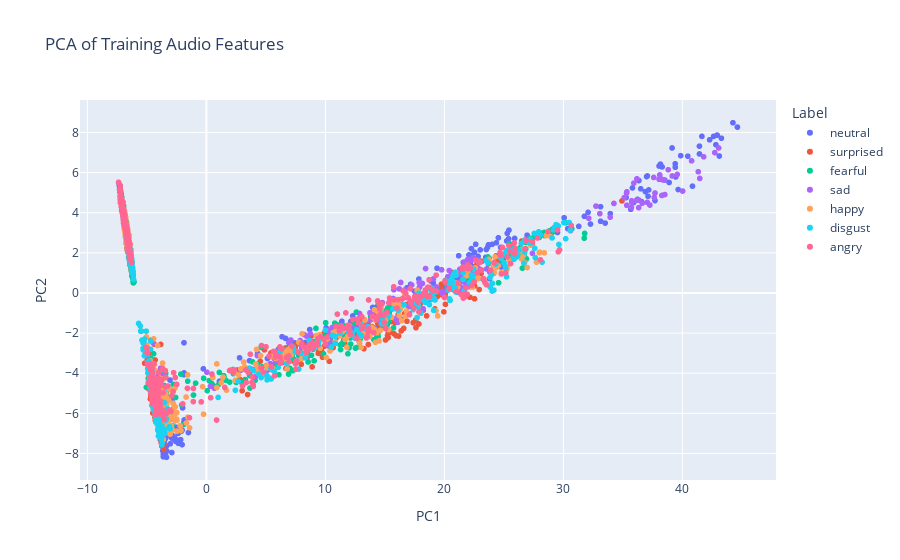
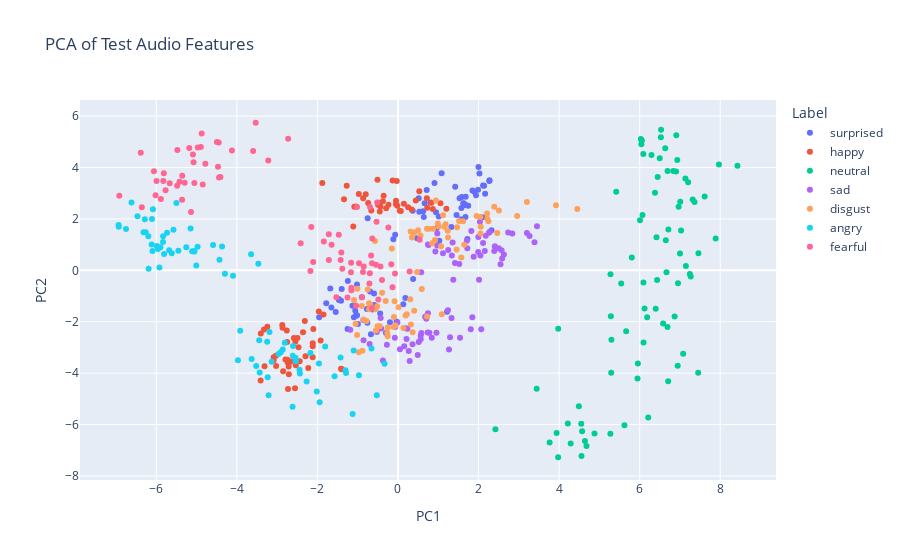
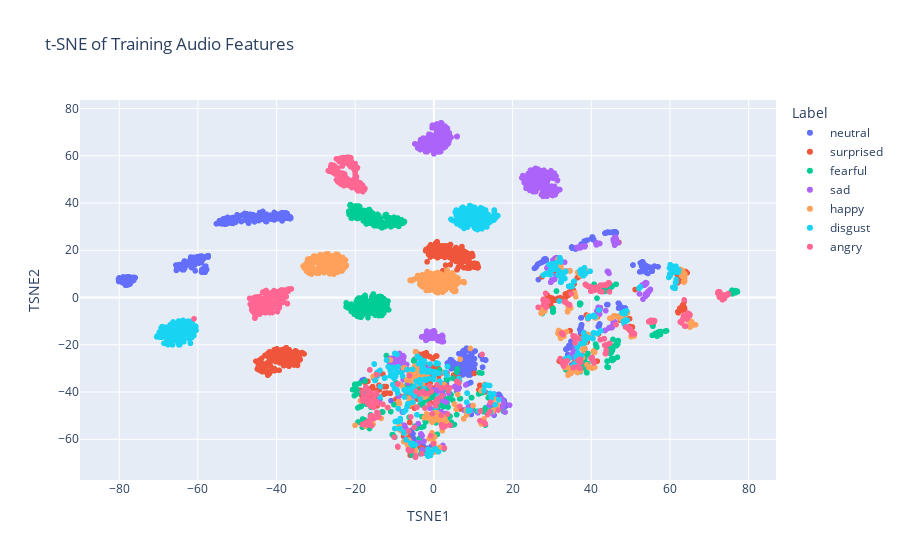
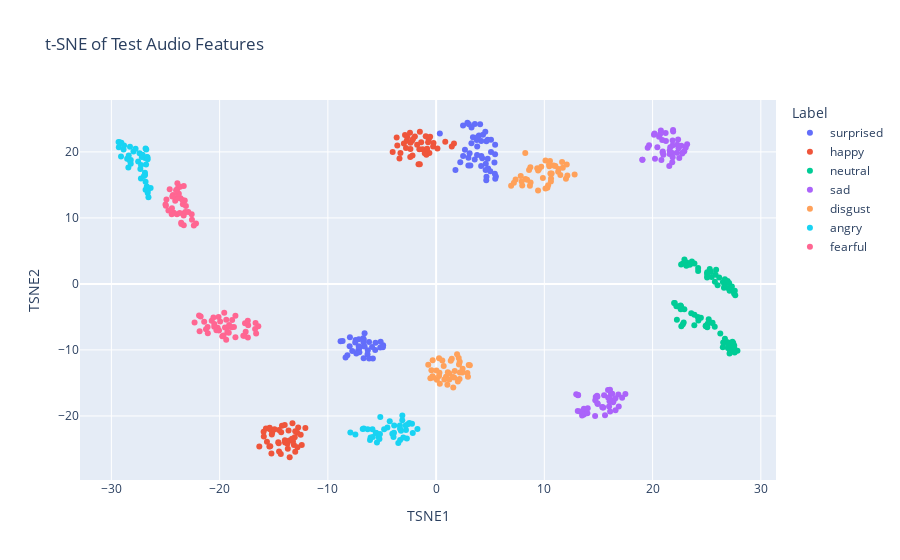

The notebook cell these images were saved under, in order:
### Code cell
# PCA on training data
pca_train = PCA(n_components=2)
pca_result_train = pca_train.fit_transform(X_train_scaled)
pca_df_train = pd.DataFrame(pca_result_train, columns=["PC1", "PC2"])
pca_df_train["label"] = emotion_labels_train

# PCA on test data
pca_test = PCA(n_components=2)
pca_result_test = pca_test.fit_transform(X_test_scaled)
pca_df_test = pd.DataFrame(pca_result_test, columns=["PC1", "PC2"])
pca_df_test["label"] = emotion_labels_test

# Plot PCA results for training data
fig_PCA_train = px.scatter(
    pca_df_train,
    x="PC1",
    y="PC2",
    color=pca_df_train["label"].astype(str),
    title="PCA of Training Audio Features",
    labels={"color": "Label"},
)
fig_PCA_train.show()

# Plot PCA results for test data
fig_PCA_test = px.scatter(
    pca_df_test,
    x="PC1",
    y="PC2",
    color=pca_df_test["label"].astype(str),
    title="PCA of Test Audio Features",
    labels={"color": "Label"},
)
fig_PCA_test.show()

# t-SNE on training data
tsne_train = TSNE(n_components=2, random_state=42)
tsne_result_train = tsne_train.fit_transform(X_train_scaled)
tsne_df_train = pd.DataFrame(tsne_result_train, columns=["TSNE1", "TSNE2"])
tsne_df_train["label"] = emotion_labels_train

# t-SNE on test data
tsne_test = TSNE(n_components=2, random_state=42)
tsne_result_test = tsne_test.fit_transform(X_test_scaled)
tsne_df_test = pd.DataFrame(tsne_result_test, columns=["TSNE1", "TSNE2"])
tsne_df_test["label"] = emotion_labels_test

# Plot t-SNE results for training data
fig_TSNE_train = px.scatter(
    tsne_df_train,
    x="TSNE1",
    y="TSNE2",
    color=tsne_df_train["label"].astype(str),
    title="t-SNE of Training Audio Features",
    labels={"color": "Label"},
)
fig_TSNE_train.show()

# Plot t-SNE results for test data
fig_TSNE_test = px.scatter(
    tsne_df_test,
    x="TSNE1",
    y="TSNE2",
    color=tsne_df_test["label"].astype(str),
    title="t-SNE of Test Audio Features",
    labels={"color": "Label"},
)
fig_TSNE_test.show()

### Figure 1 — Plotly figure (JSON) as saved in the notebook; plotly's stock layout.template omitted (floating-point values rounded to 4 significant figures; data arrays with more than 128 entries replaced by an {"elided": "..."} marker saying what was removed)
{"data": [{"hovertemplate": "Label=neutral<br>PC1=%{x}<br>PC2=%{y}<extra></extra>", "legendgroup": "neutral", "marker": {"color": "#636efa", "symbol": "circle"}, "mode": "markers", "name": "neutral", "showlegend": true, "type": "scattergl", "x": {"elided": "640 float values"}, "xaxis": "x", "y": {"elided": "640 float values"}, "yaxis": "y"}, {"hovertemplate": "Label=surprised<br>PC1=%{x}<br>PC2=%{y}<extra></extra>", "legendgroup": "surprised", "marker": {"color": "#EF553B", "symbol": "circle"}, "mode": "markers", "name": "surprised", "showlegend": true, "type": "scattergl", "x": {"elided": "640 float values"}, "xaxis": "x", "y": {"elided": "640 float values"}, "yaxis": "y"}, {"hovertemplate": "Label=fearful<br>PC1=%{x}<br>PC2=%{y}<extra></extra>", "legendgroup": "fearful", "marker": {"color": "#00cc96", "symbol": "circle"}, "mode": "markers", "name": "fearful", "showlegend": true, "type": "scattergl", "x": {"elided": "640 float values"}, "xaxis": "x", "y": {"elided": "640 float values"}, "yaxis": "y"}, {"hovertemplate": "Label=sad<br>PC1=%{x}<br>PC2=%{y}<extra></extra>", "legendgroup": "sad", "marker": {"color": "#ab63fa", "symbol": "circle"}, "mode": "markers", "name": "sad", "showlegend": true, "type": "scattergl", "x": {"elided": "640 float values"}, "xaxis": "x", "y": {"elided": "640 float values"}, "yaxis": "y"}, {"hovertemplate": "Label=happy<br>PC1=%{x}<br>PC2=%{y}<extra></extra>", "legendgroup": "happy", "marker": {"color": "#FFA15A", "symbol": "circle"}, "mode": "markers", "name": "happy", "showlegend": true, "type": "scattergl", "x": {"elided": "640 float values"}, "xaxis": "x", "y": {"elided": "640 float values"}, "yaxis": "y"}, {"hovertemplate": "Label=disgust<br>PC1=%{x}<br>PC2=%{y}<extra></extra>", "legendgroup": "disgust", "marker": {"color": "#19d3f3", "symbol": "circle"}, "mode": "markers", "name": "disgust", "showlegend": true, "type": "scattergl", "x": {"elided": "640 float values"}, "xaxis": "x", "y": {"elided": "640 float values"}, "yaxis": "y"}, {"hovertemplate": "Label=angry<br>PC1=%{x}<br>PC2=%{y}<extra></extra>", "legendgroup": "angry", "marker": {"color": "#FF6692", "symbol": "circle"}, "mode": "markers", "name": "angry", "showlegend": true, "type": "scattergl", "x": {"elided": "640 float values"}, "xaxis": "x", "y": {"elided": "640 float values"}, "yaxis": "y"}], "layout": {"legend": {"title": {"text": "Label"}, "tracegroupgap": 0}, "title": {"text": "PCA of Training Audio Features"}, "xaxis": {"anchor": "y", "domain": [0, 1], "title": {"text": "PC1"}}, "yaxis": {"anchor": "x", "domain": [0, 1], "title": {"text": "PC2"}}}}

### Figure 2 — Plotly figure (JSON) as saved in the notebook; plotly's stock layout.template omitted (floating-point values rounded to 4 significant figures)
{"data": [{"hovertemplate": "Label=surprised<br>PC1=%{x}<br>PC2=%{y}<extra></extra>", "legendgroup": "surprised", "marker": {"color": "#636efa", "symbol": "circle"}, "mode": "markers", "name": "surprised", "orientation": "v", "showlegend": true, "type": "scatter", "x": [-0.4418, -1.131, -0.6312, 1.574, -0.7601, 1.849, 2.163, 2.137, -1.06, 1.898, 1.744, 1.937, 1.217, -0.6916, 0.515, -0.03555, -1.018, 2.111, 1.568, -1.546, 0.6621, -1.245, 1.666, 1.421, -1.957, -1.398, 2.102, 2.023, 0.1325, -0.5911, 0.6247, -1.653, 0.4753, -1.681, 1.582, 1.528, 1.668, 1.628, 2.272, -0.7709, 0.906, -0.5935, 1.675, 1.988, 1.723, 1.084, 1.998, -0.6725, -1.095, -1.471, -1.412, 0.1833, -0.7522, 1.624, -0.995, -1.781, -0.2002, -1.466, -0.2993, 0.3653, 0.9673, 2.323, -1.251, -1.041, 0.712, 1.454, 0.9434, 2.268, 1.013, 1.68, -0.8985, 0.8079, 1.325, 0.6406, -1.016, -0.1158, -0.06988, 1.026, 0.529, 0.3759], "xaxis": "x", "y": [-1.684, -1.38, -1.521, 2.428, -2.036, 3.111, 2.979, 3.289, -1.575, 3.059, 2.515, 2.922, -1.614, -0.8252, 2.806, -1.989, -0.5489, 3.299, 1.985, -1.623, 2.612, -0.411, 2.564, 3.254, -1.821, -0.7226, 2.067, 3.765, -1.317, -1.347, 2.296, -1.444, 1.252, -0.7113, 2.857, 2.807, 2.534, 2.615, 3.509, -1.501, 3.397, -0.903, 2.073, 3.135, 1.223, 3.782, 4.022, -2.484, -1.825, -1.116, -1.183, -1.075, 2.022, 2.599, -2.088, -1.283, -2.019, -1.155, -2.424, 2.315, 1.643, 1.562, -2.283, -1.766, 3.129, 2.153, 2.265, 3.472, 2.091, 2.863, -1.052, 2.637, 1.687, 2.079, -1.752, 1.209, 1.387, 1.154, 2.284, -0.3404], "yaxis": "y"}, {"hovertemplate": "Label=happy<br>PC1=%{x}<br>PC2=%{y}<extra></extra>", "legendgroup": "happy", "marker": {"color": "#EF553B", "symbol": "circle"}, "mode": "markers", "name": "happy", "orientation": "v", "showlegend": true, "type": "scatter", "x": [-1.414, -3.025, -2.117, -2.227, -0.04988, -2.469, 0.2511, -3.405, -1.273, -2.76, -2.75, -2.547, -0.8648, -0.8002, -0.1321, -3.327, -1.921, -2.585, 0.7162, -2.118, -2.713, -0.4949, -2.865, 1.202, -1.083, -0.3735, 0.7263, 0.4427, -0.9723, -0.03116, -2.871, -2.792, 0.1471, -3.244, -2.658, -1.395, -1.85, -3.087, -2.44, -2.117, -0.4959, -1.879, -2.737, -2.295, -0.483, -2.496, -2.358, -0.6622, -2.313, -2.747, 1.056, -0.04847, -1.11, -0.2931, -2.556, -0.4523, -3.41, 0.3409, -1.965, 0.04662, 0.07035, -1.34, -3.312, -2.102, -2.851, -0.3558, -2.73, -1.038, -3.088, 0.8653, -2.537, -0.2362, -0.4343, -0.01658, 0.5292, -2.709, -0.74, 0.8282, -0.5091, -3.032], "xaxis": "x", "y": [-3.83, -3.722, -2.953, -3.802, 2.573, -2.989, 2.453, -2.458, 3.288, -2.341, -2.793, -2.766, 2.803, 2.957, 3.496, -2.302, -2.726, -2.634, 2.802, -3.384, -3.737, 2.629, -2.231, 2.397, 2.476, 2.689, 2.436, 2.721, 2.972, 3.48, -2.127, -3.471, 2.591, -2.199, -3.546, -3.849, -1.719, -3.378, -3.538, -2.839, 2.553, 3.395, -3.589, -3.342, 2.609, -2.633, -2.406, 2.327, -1.973, -3.481, 2.612, 2.712, 1.711, 2.412, -4.59, 2.294, -4.287, 2.372, -1.597, 2.321, 2.311, 2.77, -3.73, -2.282, -3.926, 2.906, -4.616, 2.482, -3.505, 2.384, -3.692, 2.551, 2.487, 2.512, 3.076, -4.039, 2.618, 2.633, 3.53, -3.324], "yaxis": "y"}, {"hovertemplate": "Label=neutral<br>PC1=%{x}<br>PC2=%{y}<extra></extra>", "legendgroup": "neutral", "marker": {"color": "#00cc96", "symbol": "circle"}, "mode": "markers", "name": "neutral", "orientation": "v", "showlegend": true, "type": "scatter", "x": [5.298, 5.946, 7.267, 5.293, 7.148, 5.285, 7.08, 6.909, 4.572, 6.213, 2.419, 8.427, 6.707, 6.867, 5.804, 5.542, 6.952, 6.582, 6.833, 7.203, 6.527, 6.418, 7.134, 7.316, 6.008, 6.634, 7.886, 6.122, 6.498, 7.245, 4.216, 7.027, 6.648, 4.878, 4.287, 6.096, 7.006, 6.432, 6.933, 6.666, 6.447, 7.001, 7.459, 7.968, 6.713, 3.443, 5.273, 4.641, 6.071, 4.49, 6.09, 4.556, 6.69, 6.293, 3.978, 6.531, 6.186, 4.549, 6.093, 6.944, 6.397, 5.276, 5.417, 4.679, 7.361, 7.452, 6.967, 6.029, 5.955, 3.976, 5.664, 3.764, 6.055, 6.38, 6.042, 6.692, 6.903, 5.622, 7.613, 3.938], "xaxis": "x", "y": [-2.699, -4.207, -0.2405, -3.982, 0.1692, -1.782, -3.244, 5.253, -6.256, -5.721, -6.184, 4.071, -4.319, -1.792, 0.498, -0.5092, -0.5035, -2.066, 3.867, 3.428, 5.179, 1.289, 3.575, 2.753, 1.946, 4.749, 1.235, -1.482, 4.365, -0.1457, -5.957, 1.55, 1.166, -6.348, -6.737, -2.804, 2.669, -0.373, 4.29, -0.07007, 3.628, 0.6524, 0.6633, 4.115, 1.594, -4.605, -6.363, -6.639, 2.149, -5.287, 4.528, -7.228, -2.205, 4.486, -2.275, 5.466, -1.824, -5.973, -0.4734, -3.716, -1.491, -0.15, 3.058, -6.833, 2.662, -3.983, 2.47, 5.109, -3.627, -7.272, -2.374, -6.702, 5.05, 3.016, 4.911, 3.867, 3.848, -6.031, 2.874, -6.33], "yaxis": "y"}, {"hovertemplate": "Label=sad<br>PC1=%{x}<br>PC2=%{y}<extra></extra>", "legendgroup": "sad", "marker": {"color": "#ab63fa", "symbol": "circle"}, "mode": "markers", "name": "sad", "orientation": "v", "showlegend": true, "type": "scatter", "x": [0.9552, 1.239, 2.012, 1.357, 0.2904, 0.2117, 0.5638, 0.7443, 0.5642, 0.7784, 2.736, 1.99, 1.246, 2.585, 1.522, 0.04795, 0.1547, 2.28, 0.9761, 1.414, 1.709, 2.545, -0.06724, 0.839, 1.846, 1.337, 1.879, 2.18, 3.202, -0.7036, 0.7035, 0.5757, -0.8602, -0.2757, 0.9281, 0.5161, 1.373, 0.2328, 1.267, 2.046, 1.293, -0.373, 0.1878, 1.995, 0.3615, 2.034, 0.2681, 2.838, -1.185, 0.759, -0.01462, 1.541, 1.117, 2.066, 2.403, 1.721, 2.571, 0.7427, 1.807, 2.39, 0.5801, 2.629, 0.6733, 1.82, 2.112, 0.7364, 2.155, 0.4908, -0.525, 2.256, 2.501, 3.45, 0.9728, 3.267, 3.388, -0.4168, 1.33, -0.431, -0.07802, -0.854], "xaxis": "x", "y": [-2.428, -1.553, -0.3642, 1.079, -3.53, -2.674, -2.682, 1.007, -2.535, -2.433, 1.469, 0.7122, 0.7922, 0.4589, 0.2486, -3.07, -2.95, 1.503, 1.435, 0.2834, 1.151, 0.2369, -2.202, -2.62, -1.825, 0.5741, 0.5256, 1.351, 1.454, -2.868, -1.887, -0.07309, -1.937, -2.896, 0.7367, -2.789, -0.3675, -2.274, -3.08, 0.5732, -2.602, -3.507, -2.254, 1.299, -2.873, 1.887, -3.137, 1.438, -2.314, 0.9834, -2.032, -2.618, 0.665, -2.288, 0.9403, 0.8551, 0.7815, -1.666, -2.294, 0.7555, -2.439, 0.6202, -1.808, 1.528, 1.068, -2.417, 0.7505, -3.292, -2.399, 1.463, 0.8615, 1.713, 0.9699, 1.34, 1.093, -2.264, -1.853, -1.856, -2.623, -2.718], "yaxis": "y"}, {"hovertemplate": "Label=disgust<br>PC1=%{x}<br>PC2=%{y}<extra></extra>", "legendgroup": "disgust", "marker": {"color": "#FFA15A", "symbol": "circle"}, "mode": "markers", "name": "disgust", "orientation": "v", "showlegend": true, "type": "scatter", "x": [1.089, 2.047, -0.5495, -0.506, 3.2, 0.9187, 0.3195, 2.044, -0.751, 1.645, 0.1897, 1.952, 0.3041, 0.01368, -0.5157, -0.1005, -0.1101, 0.4083, 0.5904, -1.051, 2.39, 2.958, 0.4986, 1.119, 0.9893, 0.1363, -1.008, -0.08299, 2.054, 0.7225, -0.7145, 1.455, -1.014, -0.3056, -0.06584, 0.4027, -0.972, 0.9417, -0.256, 1.182, 0.4741, 1.235, 0.5593, 0.8481, 0.3134, 2.218, 1.615, -0.5578, -0.2643, 0.3474, -0.8827, 1.244, -0.8975, 1.07, -0.7807, 2.211, 2.245, -0.1533, 0.7191, 0.8719, 1.466, 1.572, -0.3935, 2.506, -0.6867, 0.7729, -0.7166, -1.09, 0.2195, 1.151, 2.465, 1.009, -0.4526, 4.451, -0.8527, 3.922, 1.516, -0.2555, -0.5709, 0.3642], "xaxis": "x", "y": [-1.705, 1.431, -2.341, -2.179, 2.657, 1.178, -2.109, 2.08, -0.7492, 0.9923, -1.757, 2.114, -1.12, -1.432, -1.399, -1.812, -2.204, 1.471, -0.7244, -2.079, 2.47, 2.118, 1.564, 2.146, 1.826, -2.248, -0.7122, -1.2, 1.695, -1.8, -1.509, 0.8149, -2.52, -1.197, -2.145, -1.571, -3.192, 2.714, -2.563, 1.789, -0.06144, 1.538, 1.356, 1.059, 1.51, 2.011, 1.91, -1.516, -2.433, 1.282, -3.132, 1.28, -1.392, 0.9339, -1.969, 2.208, 1.913, 0.8499, 1.618, 1.619, 1.672, 0.4971, -0.8697, 2.326, -1.354, 1.618, -1.28, -1.154, -1.706, 1.692, 1.45, 1.71, -2.18, 2.388, -1.909, 2.529, 1.921, -2.22, 1.145, -2.408], "yaxis": "y"}, {"hovertemplate": "Label=angry<br>PC1=%{x}<br>PC2=%{y}<extra></extra>", "legendgroup": "angry", "marker": {"color": "#19d3f3", "symbol": "circle"}, "mode": "markers", "name": "angry", "orientation": "v", "showlegend": true, "type": "scatter", "x": [-5.054, -6.263, -6.937, -1.426, -5.958, -4.095, -6.115, -1.126, -2.268, -5.987, -5.149, -5.007, -3.467, -3.138, -5.615, -0.3338, -2.612, -6.466, -5.11, -5.898, -5.061, -5.68, -6.106, -6.285, -6.615, -4.975, -4.432, -1.101, -4.367, -6.317, -2.538, -2.617, -2.541, -0.5262, -2.445, -3.248, -6.931, -2.016, -3.633, -2.965, -5.732, -5.83, -2.809, -5.922, -3.917, -5.834, -5.806, -1.574, -3.446, -1.963, -6.094, -5.453, -4.591, -6.189, -5.574, -3.434, -1.303, -6.752, -2.435, -3.19, -1.808, -6.198, -0.9693, -1.288, -3.647, -2.861, -6.084, -2.173, -0.6581, -3.52, -3.212, -2.542, -2.91, -5.255, -5.501, -2.604, -3.973, -3.235, -1.944, -4.296], "xaxis": "x", "y": [0.731, 1.485, 1.768, -3.389, 0.8294, -0.2076, 1.003, -5.588, -4.322, 0.9513, 1.628, 0.1913, 0.2547, -3.552, 0.6675, -3.63, -3.324, 2.109, 0.7444, 0.8975, 0.7404, 0.7856, 2.0, 1.986, 2.643, 0.9179, 0.4081, -3.12, 0.9302, 1.484, -3.542, -5.31, -3.522, -4.861, -3.869, -2.78, 1.701, -4.713, -3.451, -3.258, 1.466, 1.329, -2.814, 0.1068, -2.349, 1.098, 0.6315, -4.124, -2.719, -3.628, 0.757, 0.764, 0.9882, 0.0574, 1.58, -3.97, -3.887, 1.611, -4.012, -2.4, -2.962, 1.329, -4.084, -3.99, 0.6269, -3.083, 2.375, -3.213, -3.039, -3.725, -4.857, -3.409, -3.189, 0.9004, 2.616, -2.939, -3.493, -4.163, -5.133, -0.134], "yaxis": "y"}, {"hovertemplate": "Label=fearful<br>PC1=%{x}<br>PC2=%{y}<extra></extra>", "legendgroup": "fearful", "marker": {"color": "#FF6692", "symbol": "circle"}, "mode": "markers", "name": "fearful", "orientation": "v", "showlegend": true, "type": "scatter", "x": [-1.382, -2.415, -2.104, -6.386, -0.8513, -5.77, -2.152, -0.695, -1.529, -5.36, -1.842, -2.173, -6.359, -0.07356, -5.482, -1.715, -5.182, -1.157, -4.895, -0.3973, -3.532, -4.971, -0.6984, -6.058, -3.22, -1.167, -0.5453, -0.532, -0.1653, -5.296, -5.886, 0.2887, -4.469, -4.443, -0.6438, -5.994, -1.47, -1.649, -1.406, -1.718, -5.091, -0.8686, -5.667, -0.7092, -1.424, -5.138, -5.075, -1.04, -5.813, -1.017, -0.6484, -4.494, -0.1365, -4.123, -0.5174, -0.9666, -6.018, -5.356, -4.873, -5.476, -5.425, -0.8923, -0.6673, -2.727, -4.45, -4.407, -0.4893, -0.2386, -0.6386, -1.164, -4.782, -6.919, -5.826, -5.055, -0.4347, -1.157, -4.847, -1.253, 0.5381, -3.596], "xaxis": "x", "y": [0.05845, 1.049, 0.3208, 4.573, 0.1505, 3.113, 1.687, 2.469, -1.051, 2.75, 1.122, -0.02957, 2.453, -0.1261, 3.29, 0.399, 4.757, -0.6776, 4.796, -0.3729, 5.743, 4.779, -0.1089, 3.853, 4.276, -0.07728, 0.2223, 1.886, 0.2395, 3.411, 2.771, -0.04664, 4.027, 3.612, 0.2712, 3.472, 1.381, 0.9911, 0.6941, 1.404, 4.506, -0.06425, 3.386, -0.5116, 0.4029, 2.272, 4.201, -1.38, 3.778, 2.461, -1.47, 4.993, -0.6614, 4.661, 2.639, 0.2801, 2.926, 3.685, 5.322, 4.68, 3.446, -1.047, 0.5804, 5.123, 4.97, 3.633, -1.131, 1.665, 1.239, 0.2957, 4.151, 2.905, 3.473, 3.402, 0.1534, -0.7712, 3.337, -1.059, 1.187, 4.639], "yaxis": "y"}], "layout": {"legend": {"title": {"text": "Label"}, "tracegroupgap": 0}, "title": {"text": "PCA of Test Audio Features"}, "xaxis": {"anchor": "y", "domain": [0, 1], "title": {"text": "PC1"}}, "yaxis": {"anchor": "x", "domain": [0, 1], "title": {"text": "PC2"}}}}

### Figure 3 — Plotly figure (JSON) as saved in the notebook; plotly's stock layout.template omitted (floating-point values rounded to 4 significant figures; data arrays with more than 128 entries replaced by an {"elided": "..."} marker saying what was removed)
{"data": [{"hovertemplate": "Label=neutral<br>TSNE1=%{x}<br>TSNE2=%{y}<extra></extra>", "legendgroup": "neutral", "marker": {"color": "#636efa", "symbol": "circle"}, "mode": "markers", "name": "neutral", "showlegend": true, "type": "scattergl", "x": {"elided": "640 float values"}, "xaxis": "x", "y": {"elided": "640 float values"}, "yaxis": "y"}, {"hovertemplate": "Label=surprised<br>TSNE1=%{x}<br>TSNE2=%{y}<extra></extra>", "legendgroup": "surprised", "marker": {"color": "#EF553B", "symbol": "circle"}, "mode": "markers", "name": "surprised", "showlegend": true, "type": "scattergl", "x": {"elided": "640 float values"}, "xaxis": "x", "y": {"elided": "640 float values"}, "yaxis": "y"}, {"hovertemplate": "Label=fearful<br>TSNE1=%{x}<br>TSNE2=%{y}<extra></extra>", "legendgroup": "fearful", "marker": {"color": "#00cc96", "symbol": "circle"}, "mode": "markers", "name": "fearful", "showlegend": true, "type": "scattergl", "x": {"elided": "640 float values"}, "xaxis": "x", "y": {"elided": "640 float values"}, "yaxis": "y"}, {"hovertemplate": "Label=sad<br>TSNE1=%{x}<br>TSNE2=%{y}<extra></extra>", "legendgroup": "sad", "marker": {"color": "#ab63fa", "symbol": "circle"}, "mode": "markers", "name": "sad", "showlegend": true, "type": "scattergl", "x": {"elided": "640 float values"}, "xaxis": "x", "y": {"elided": "640 float values"}, "yaxis": "y"}, {"hovertemplate": "Label=happy<br>TSNE1=%{x}<br>TSNE2=%{y}<extra></extra>", "legendgroup": "happy", "marker": {"color": "#FFA15A", "symbol": "circle"}, "mode": "markers", "name": "happy", "showlegend": true, "type": "scattergl", "x": {"elided": "640 float values"}, "xaxis": "x", "y": {"elided": "640 float values"}, "yaxis": "y"}, {"hovertemplate": "Label=disgust<br>TSNE1=%{x}<br>TSNE2=%{y}<extra></extra>", "legendgroup": "disgust", "marker": {"color": "#19d3f3", "symbol": "circle"}, "mode": "markers", "name": "disgust", "showlegend": true, "type": "scattergl", "x": {"elided": "640 float values"}, "xaxis": "x", "y": {"elided": "640 float values"}, "yaxis": "y"}, {"hovertemplate": "Label=angry<br>TSNE1=%{x}<br>TSNE2=%{y}<extra></extra>", "legendgroup": "angry", "marker": {"color": "#FF6692", "symbol": "circle"}, "mode": "markers", "name": "angry", "showlegend": true, "type": "scattergl", "x": {"elided": "640 float values"}, "xaxis": "x", "y": {"elided": "640 float values"}, "yaxis": "y"}], "layout": {"legend": {"title": {"text": "Label"}, "tracegroupgap": 0}, "title": {"text": "t-SNE of Training Audio Features"}, "xaxis": {"anchor": "y", "domain": [0, 1], "title": {"text": "TSNE1"}}, "yaxis": {"anchor": "x", "domain": [0, 1], "title": {"text": "TSNE2"}}}}

### Figure 4 — Plotly figure (JSON) as saved in the notebook; plotly's stock layout.template omitted (floating-point values rounded to 4 significant figures)
{"data": [{"hovertemplate": "Label=surprised<br>TSNE1=%{x}<br>TSNE2=%{y}<extra></extra>", "legendgroup": "surprised", "marker": {"color": "#636efa", "symbol": "circle"}, "mode": "markers", "name": "surprised", "orientation": "v", "showlegend": true, "type": "scatter", "x": [-7.198, -5.627, -6.683, 4.591, -6.705, 4.807, 5.426, 4.161, -8.197, 3.567, 4.265, 3.749, -7.963, -4.896, 2.49, -7.437, -6.195, 5.524, 4.334, -5.917, 2.891, -7.089, 3.164, 2.985, -5.843, -6.309, 3.795, 4.635, -7.473, -6.607, 3.028, -5.124, 5.072, -5.16, 4.763, 5.39, 1.787, 4.174, 5.462, -7.15, 3.405, -6.728, 3.781, 2.981, 4.642, 4.573, 4.654, -8.826, -7.067, -6.694, -4.919, -7.136, 0.3442, 3.094, -6.335, -8.366, -7.989, -5.599, -8.637, 5.449, 3.957, 4.168, -6.191, -7.372, 2.233, 2.665, 5.452, 5.004, 5.074, 2.497, -7.062, 3.263, 4.547, 4.761, -7.749, 3.582, 4.065, 3.273, 3.844, -6.607], "xaxis": "x", "y": [-10.1, -10.01, -8.463, 18.21, -8.88, 17.47, 16.7, 17.86, -10.79, 18.84, 19.04, 21.79, -8.097, -9.284, 23.98, -8.502, -8.782, 16.26, 22.6, -9.543, 24.41, -10.36, 17.96, 19.1, -11.28, -10.03, 20.82, 15.71, -8.856, -9.489, 24.18, -8.761, 21.82, -9.638, 18.95, 18.4, 17.26, 19.38, 15.94, -9.439, 22.23, -8.213, 19.52, 17.94, 21.6, 17.25, 16.23, -8.675, -9.644, -11.27, -9.583, -8.396, 22.8, 19.81, -10.64, -11.13, -9.459, -8.898, -8.645, 19.64, 22.47, 21.63, -11.31, -10.52, 18.42, 20.34, 21.08, 17.06, 19.98, 19.36, -9.595, 21.32, 23.06, 21.83, -10.16, 24.21, 24.17, 23.71, 22.24, -7.473], "yaxis": "y"}, {"hovertemplate": "Label=happy<br>TSNE1=%{x}<br>TSNE2=%{y}<extra></extra>", "legendgroup": "happy", "marker": {"color": "#EF553B", "symbol": "circle"}, "mode": "markers", "name": "happy", "orientation": "v", "showlegend": true, "type": "scatter", "x": [-12.41, -15.4, -16.33, -13.63, -2.223, -12.74, -0.2372, -15.14, -3.644, -14.31, -13.02, -14.58, -0.6801, -2.374, -2.18, -15.18, -14.51, -15.93, -2.713, -12.08, -13.01, -0.74, -14.24, 1.651, -2.37, -1.751, 1.448, -2.872, -1.96, -2.389, -13.27, -13.74, -1.626, -15.92, -14.54, -13.14, -15.72, -13.53, -14.35, -12.81, -2.138, -4.014, -13.95, -13.97, -1.377, -15.63, -13.99, -0.6217, -15.38, -14.51, 0.8454, -2.669, -0.8969, -1.047, -13.23, -1.245, -15.32, -1.499, -15.35, -0.9586, -0.2747, -2.784, -12.83, -14.93, -12.51, -2.978, -15.21, -3.385, -13.7, 0.124, -13.56, -1.549, -0.5502, -0.8322, -2.413, -13.06, -3.586, -1.505, -3.296, -13.31], "xaxis": "x", "y": [-24.39, -24.63, -24.64, -22.22, 21.67, -21.73, 21.35, -22.52, 22.18, -22.47, -22.32, -23.99, 21.91, 20.44, 19.45, -22.8, -22.13, -22.38, 21.71, -21.83, -25.44, 21.47, -21.47, 21.26, 21.38, 21.1, 20.81, 22.55, 22.35, 19.24, -21.12, -24.23, 18.14, -23.1, -24.15, -24.4, -21.92, -26.26, -25.76, -24.72, 21.97, 19.99, -24.03, -23.69, 21.45, -23.92, -21.39, 19.81, -21.78, -25.38, 21.55, 22.25, 19.55, 19.8, -23.83, 20.41, -24.6, 23.07, -22.03, 22.35, 20.81, 20.59, -22.56, -22.02, -22.84, 21.26, -25.69, 19.01, -24.97, 20.53, -23.72, 20.4, 22.3, 20.46, 22.9, -23.21, 20.98, 18.13, 19.82, -23.47], "yaxis": "y"}, {"hovertemplate": "Label=neutral<br>TSNE1=%{x}<br>TSNE2=%{y}<extra></extra>", "legendgroup": "neutral", "marker": {"color": "#00cc96", "symbol": "circle"}, "mode": "markers", "name": "neutral", "orientation": "v", "showlegend": true, "type": "scatter", "x": [24.23, 25.09, 22.2, 25.06, 27.52, 22.8, 25.18, 23.44, 27.11, 26.25, 27.11, 25.87, 25.53, 22.93, 22.05, 22.24, 22.63, 23.87, 25.04, 25.82, 23.15, 26.59, 25.39, 26.68, 26.01, 23.56, 27.33, 22.87, 24.21, 22.6, 27.12, 26.97, 27.24, 26.93, 27.4, 24.91, 26.15, 22.59, 23.86, 22.44, 25.06, 27.12, 27.59, 25.28, 26.65, 26.49, 27.45, 26.97, 26.49, 26.52, 22.8, 27.38, 24.46, 23.22, 22.66, 22.94, 23.57, 27.54, 27.64, 25.74, 24.18, 21.99, 25.04, 27.54, 26.93, 25.51, 25.76, 23.63, 24.91, 27.84, 23.85, 27.58, 23.11, 25.46, 22.63, 24.21, 25.03, 26.68, 27.07, 26.96], "xaxis": "x", "y": [-5.533, -6.016, -3.372, -6.571, -1.439, -6.122, -5.363, 2.911, -9.224, -7.52, -10.54, 2.161, -5.881, -3.824, -2.905, -5.44, -3.427, -4.67, 1.764, 1.396, 3.245, -0.5804, 1.839, 0.7054, -0.1909, 3.104, -0.3848, -5.852, 1.974, -3.856, -9.984, -0.6248, -0.7667, -8.837, -9.979, -6.396, 0.9628, -3.264, 3.088, -3.412, 1.127, -1.017, -1.035, 2.257, -0.1546, -9.575, -8.939, -9.203, 0.2951, -8.88, 3.082, -8.758, -5.111, 2.951, -6.416, 3.698, -4.441, -9.333, -1.708, -6.482, -5.005, -2.905, 0.9831, -9.594, 0.4406, -5.925, 0.3262, 3.383, -6.339, -10.12, -6.273, -10.41, 2.751, 1.039, 2.954, 2.404, 1.493, -8.307, 0.1427, -9.698], "yaxis": "y"}, {"hovertemplate": "Label=sad<br>TSNE1=%{x}<br>TSNE2=%{y}<extra></extra>", "legendgroup": "sad", "marker": {"color": "#ab63fa", "symbol": "circle"}, "mode": "markers", "name": "sad", "orientation": "v", "showlegend": true, "type": "scatter", "x": [16.02, 13.11, 20.6, 22.36, 15.88, 14.93, 15.52, 21.2, 16.07, 16.36, 22.93, 21.84, 20.94, 19.06, 22.4, 13.65, 14.9, 21.81, 21.89, 21.23, 21.58, 23.19, 15.6, 16.27, 17.18, 19.55, 19.67, 21.85, 19.06, 14.71, 12.94, 20.18, 13.54, 14.75, 20.44, 14.69, 20.13, 15.43, 16.15, 20.99, 16.4, 14.9, 15.41, 22.25, 16.06, 22.74, 14.87, 22.79, 13.49, 21.9, 15.34, 16.84, 20.69, 17.49, 21.63, 21.85, 20.81, 16.87, 16.57, 21.58, 16.05, 22.27, 16.57, 20.92, 23.06, 15.98, 22.66, 15.89, 13.66, 22.46, 20.22, 21.54, 20.77, 21.82, 20.89, 13.3, 13.12, 13.98, 14.01, 13.09], "xaxis": "x", "y": [-17.77, -16.88, 22.27, 21.86, -16.06, -18.2, -16.88, 22.85, -19.34, -17.93, 20.1, 20.95, 20.04, 18.81, 20.56, -18.9, -17.07, 19.83, 23.31, 21.66, 19.67, 21.17, -19.9, -16.62, -17.23, 20.63, 21.01, 19.2, 18.81, -17.61, -16.72, 22.78, -19.59, -17.12, 20.7, -20.0, 22.58, -18.72, -16.64, 19.56, -17.67, -18.06, -18.72, 19.88, -16.02, 19.76, -16.94, 19.89, -19.92, 23.07, -18.66, -16.73, 22.68, -16.68, 20.72, 21.72, 18.76, -18.58, -17.31, 20.19, -17.4, 21.1, -19.15, 19.89, 20.66, -18.57, 20.93, -17.21, -19.78, 19.06, 18.98, 17.85, 23.25, 18.42, 21.79, -19.32, -16.83, -19.57, -18.82, -19.24], "yaxis": "y"}, {"hovertemplate": "Label=disgust<br>TSNE1=%{x}<br>TSNE2=%{y}<extra></extra>", "legendgroup": "disgust", "marker": {"color": "#FFA15A", "symbol": "circle"}, "mode": "markers", "name": "disgust", "orientation": "v", "showlegend": true, "type": "scatter", "x": [2.428, 9.341, 1.663, 2.089, 7.955, 10.46, 1.042, 7.343, -0.7268, 10.62, 3.011, 8.248, 1.719, 0.0691, 0.308, 0.9173, 2.448, 10.52, 1.45, 0.3441, 8.407, 7.899, 11.32, 11.28, 10.28, 2.942, -0.318, 1.352, 9.496, 2.196, -0.5307, 10.1, 0.7655, -0.4331, 2.181, 2.115, 2.011, 9.417, 2.168, 8.706, 0.2706, 12.0, 11.7, 10.56, 11.02, 7.817, 10.35, 1.233, 1.555, 12.13, 1.587, 9.715, 1.937, 10.44, -0.2621, 8.728, 8.667, 12.07, 11.48, 10.67, 10.6, 8.236, 0.5745, 8.587, 0.2679, 10.86, 0.701, -0.325, 1.083, 12.8, 9.422, 9.865, 0.02969, 6.928, 1.225, 7.188, 10.1, 3.115, 11.64, 2.888], "xaxis": "x", "y": [-13.41, 17.52, -14.17, -11.24, 14.92, 17.81, -15.29, 15.83, -12.25, 15.96, -12.27, 15.9, -13.17, -14.5, -13.46, -14.07, -12.83, 18.62, -11.32, -15.12, 15.78, 15.5, 17.41, 16.98, 14.57, -14.06, -11.54, -11.64, 17.38, -13.44, -14.3, 18.68, -14.48, -13.07, -11.77, -12.19, -14.77, 14.13, -14.42, 17.68, -11.28, 15.91, 17.58, 16.73, 17.88, 16.36, 14.96, -13.58, -14.11, 16.44, -15.69, 17.75, -10.66, 18.12, -14.16, 15.36, 14.88, 18.08, 16.49, 16.72, 15.51, 19.84, -11.6, 17.27, -13.96, 17.94, -12.43, -13.99, -13.4, 16.58, 17.19, 16.03, -13.11, 14.89, -14.47, 15.31, 14.46, -12.32, 18.46, -13.51], "yaxis": "y"}, {"hovertemplate": "Label=angry<br>TSNE1=%{x}<br>TSNE2=%{y}<extra></extra>", "legendgroup": "angry", "marker": {"color": "#19d3f3", "symbol": "circle"}, "mode": "markers", "name": "angry", "orientation": "v", "showlegend": true, "type": "scatter", "x": [-27.52, -26.9, -26.89, -3.125, -28.43, -29.24, -26.79, -2.701, -2.158, -27.27, -28.43, -28.88, -28.83, -5.885, -26.84, -2.473, -4.045, -26.84, -29.11, -26.9, -28.21, -27.19, -26.37, -26.73, -26.64, -28.4, -29.31, -3.12, -28.28, -27.32, -5.577, -3.326, -5.157, -1.725, -4.498, -6.78, -26.84, -3.936, -6.106, -7.458, -26.72, -28.21, -5.299, -26.78, -7.923, -27.26, -28.54, -2.784, -5.464, -3.345, -27.96, -26.66, -27.77, -27.4, -28.27, -5.234, -4.284, -26.99, -2.814, -5.849, -3.246, -27.12, -2.227, -3.332, -29.08, -6.053, -26.64, -3.872, -2.615, -6.32, -3.494, -4.802, -5.538, -26.65, -26.58, -3.893, -6.686, -5.188, -3.031, -29.34], "xaxis": "x", "y": [18.54, 16.83, 16.49, -20.65, 18.95, 21.47, 18.08, -23.42, -22.56, 15.97, 17.65, 20.38, 20.97, -22.0, 20.51, -21.05, -22.71, 14.26, 19.3, 19.07, 18.79, 19.23, 14.53, 14.75, 13.76, 19.47, 20.71, -19.95, 20.77, 17.39, -22.53, -23.65, -20.14, -21.96, -21.76, -21.97, 15.49, -23.19, -23.66, -22.79, 19.24, 18.21, -23.21, 20.35, -22.52, 18.02, 18.95, -22.11, -24.01, -21.46, 20.07, 19.2, 20.48, 19.81, 18.61, -23.48, -20.81, 16.33, -21.44, -23.18, -22.25, 19.56, -21.19, -21.95, 21.39, -23.26, 14.12, -21.45, -21.25, -22.02, -24.11, -22.01, -22.57, 18.89, 13.12, -22.55, -21.9, -22.72, -23.27, 21.49], "yaxis": "y"}, {"hovertemplate": "Label=fearful<br>TSNE1=%{x}<br>TSNE2=%{y}<extra></extra>", "legendgroup": "fearful", "marker": {"color": "#FF6692", "symbol": "circle"}, "mode": "markers", "name": "fearful", "orientation": "v", "showlegend": true, "type": "scatter", "x": [-17.36, -19.57, -21.26, -25.0, -21.09, -24.1, -18.54, -21.75, -19.39, -23.31, -21.11, -17.66, -23.9, -19.29, -23.97, -17.4, -24.23, -19.63, -23.55, -16.43, -22.18, -23.31, -20.06, -24.96, -22.58, -18.88, -20.18, -20.73, -16.68, -23.61, -23.9, -19.31, -23.4, -23.11, -18.68, -24.31, -19.39, -20.49, -20.5, -21.43, -23.94, -19.76, -23.77, -19.15, -21.85, -23.65, -24.41, -17.59, -23.85, -21.9, -17.72, -23.53, -17.39, -23.34, -22.32, -19.5, -24.02, -24.37, -23.69, -24.42, -24.73, -18.54, -19.95, -22.38, -23.32, -22.56, -17.81, -20.1, -18.84, -19.12, -23.16, -24.61, -24.91, -23.22, -20.3, -16.72, -23.44, -16.63, -20.57, -22.89], "xaxis": "x", "y": [-6.271, -4.361, -6.876, 12.03, -7.472, 12.6, -4.821, -4.943, -8.446, 14.82, -6.515, -5.954, 15.25, -7.293, 12.95, -5.562, 10.78, -7.795, 9.259, -6.422, 9.144, 8.899, -7.074, 11.85, 10.54, -6.571, -6.622, -5.581, -5.928, 12.99, 14.43, -6.624, 12.05, 11.81, -6.512, 13.46, -5.446, -6.076, -6.504, -5.728, 10.55, -7.918, 13.67, -7.379, -7.162, 14.73, 11.48, -7.244, 13.65, -4.8, -7.859, 9.08, -8.101, 10.66, -5.85, -6.62, 14.18, 13.24, 10.73, 10.54, 11.12, -8.081, -5.697, 8.851, 10.38, 9.707, -7.867, -5.026, -5.478, -6.21, 10.91, 14.36, 12.79, 12.62, -7.036, -6.812, 12.7, -7.514, -5.098, 10.88], "yaxis": "y"}], "layout": {"legend": {"title": {"text": "Label"}, "tracegroupgap": 0}, "title": {"text": "t-SNE of Test Audio Features"}, "xaxis": {"anchor": "y", "domain": [0, 1], "title": {"text": "TSNE1"}}, "yaxis": {"anchor": "x", "domain": [0, 1], "title": {"text": "TSNE2"}}}}
